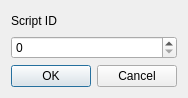
<?xml version="1.0" encoding="UTF-8"?>
<ui version="4.0">
 <class>OpenableEditDlg</class>
 <widget class="QDialog" name="OpenableEditDlg">
  <property name="geometry">
   <rect>
    <x>0</x>
    <y>0</y>
    <width>184</width>
    <height>98</height>
   </rect>
  </property>
  <property name="windowTitle">
   <string>Dialog</string>
  </property>
  <layout class="QVBoxLayout" name="verticalLayout">
   <item>
    <widget class="QLabel" name="label">
     <property name="text">
      <string>Script ID</string>
     </property>
    </widget>
   </item>
   <item>
    <widget class="QSpinBox" name="fScriptID"/>
   </item>
   <item>
    <widget class="QDialogButtonBox" name="buttonBox">
     <property name="orientation">
      <enum>Qt::Horizontal</enum>
     </property>
     <property name="standardButtons">
      <set>QDialogButtonBox::Cancel|QDialogButtonBox::Ok</set>
     </property>
    </widget>
   </item>
  </layout>
 </widget>
 <resources/>
 <connections>
  <connection>
   <sender>buttonBox</sender>
   <signal>accepted()</signal>
   <receiver>OpenableEditDlg</receiver>
   <slot>accept()</slot>
   <hints>
    <hint type="sourcelabel">
     <x>248</x>
     <y>254</y>
    </hint>
    <hint type="destinationlabel">
     <x>157</x>
     <y>274</y>
    </hint>
   </hints>
  </connection>
  <connection>
   <sender>buttonBox</sender>
   <signal>rejected()</signal>
   <receiver>OpenableEditDlg</receiver>
   <slot>reject()</slot>
   <hints>
    <hint type="sourcelabel">
     <x>316</x>
     <y>260</y>
    </hint>
    <hint type="destinationlabel">
     <x>286</x>
     <y>274</y>
    </hint>
   </hints>
  </connection>
 </connections>
</ui>
